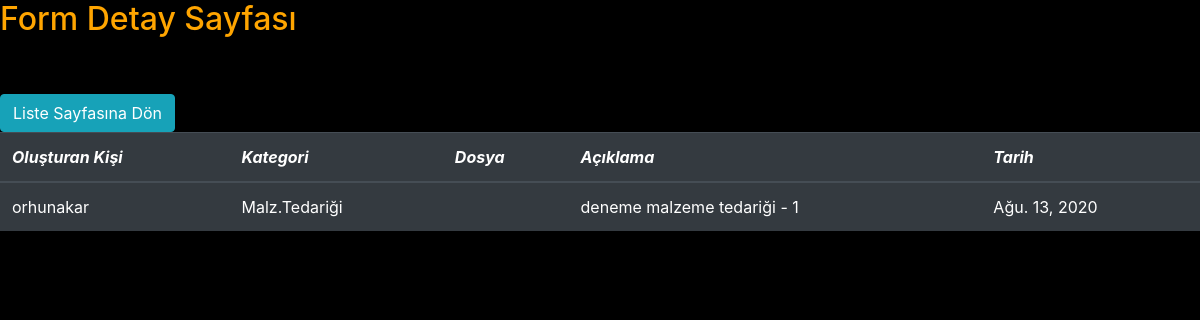
Screenshot of /form3/detail/1 (signed in) with the database file from the repository.
### form3/models.py (models this page shows, shortened)
class Form3(models.Model):
    Olusturan = models.ForeignKey(User , on_delete=models.CASCADE , blank=True , null=True)
    isin_kategorisi = models.CharField(choices=Form1.kategori,max_length=25,blank=False)
    Form33=models.ForeignKey(Form2,on_delete=models.PROTECT , blank=True , null=True)
    Aciklama = models.TextField(verbose_name='Açıklama', blank=True)
    dosya = models.FileField(db_index=True , blank=True)
    tarih=models.DateField(default=timezone.now, blank=False)
    iptal = models.BooleanField(default=False , verbose_name='Firma ile Anlaşılamadı')

### form3/views.py (the view)
# urls.py: url(r'^detail/(?P<pk>\d+)$' , views.detail , name='detail2') ,
@login_required(login_url=login_view)
def detail(request,pk):
    listem = get_object_or_404(Form3Model, id=pk)
    context = {'listem': listem}
    return render(request , 'Form3/detail.html', context)

### templates/Form3/detail.html (shortened to what this page needs)
<!DOCTYPE html>
<html lang="en" xmlns:Content-Disposition="http://www.w3.org/1999/xhtml">
<head>
    <link rel="stylesheet" href="https://stackpath.bootstrapcdn.com/bootstrap/4.5.0/css/bootstrap.min.css">
</head>
<body>
<h2>Form Detay Sayfası</h2><br><br>
<a href="/form3" class="btn btn-info" role="button" >Liste Sayfasına Dön</a><br>
    <table  class="table table-hover table-dark"   width="75" >
  <thead>
    <tr>
      <th scope="col"><i>Oluşturan Kişi</i></th>
      <th scope="col"><i>Kategori</i></th>
      <th scope="col"><i>Dosya</i></th>
      <th scope="col"><i>Açıklama</i></th>
      <th scope="col"><i>Tarih</i></th>
    </tr>
     </thead>
  <tbody>
    <tr>
        <td>{{listem.Olusturan.username}}</td>
        <td>{{listem.isin_kategorisi}}</td>
        <td><a href="{%url 'download3' listem.id%}" download >{{listem.dosya}} </a></td>
        <td>{{listem.Aciklama}}</td>
        <td>{{listem.tarih}}</td>
    </tr>
    </tbody>
</table>
</body>
</html>

### templates/Form3/detail.html (style rules this page uses)
body { background-color:Black;color:orange }

### rows the page displays
Form3: Olusturan.username "orhunakar", isin_kategorisi "Malz.Tedariği", Aciklama "deneme malzeme tedariği - 1", tarih "Ağu. 13, 2020"
